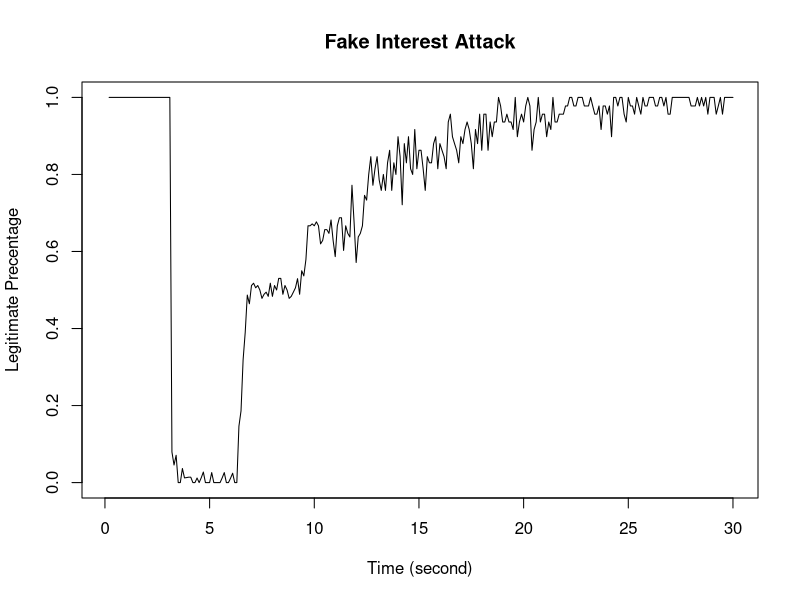

The R source for this figure:
#!/usr/bin/env Rscript

rawData <- readLines("valid.txt")
options(scipen=999)

# Extract Data Data
pattern <- "Fake interests per unit: ([.0-9]*) Valid interests per unit: ([.0-9]*) Good interests per unit: ([.0-9]*)"
result <- regmatches(rawData, gregexpr(pattern, rawData))
result <- result[grep(pattern, result)]

df <- data.frame(time = numeric(length(result)),
                 percent = numeric(length(result)),
                 stringsAsFactors = FALSE)

for (i in 1:length(result)) {
  df$time[i] <- i/10
  numberA <- as.numeric(sub(pattern, "\\1", result[i]))
  numberB <- as.numeric(sub(pattern, "\\2", result[i]))
  numberC <- as.numeric(sub(pattern, "\\3", result[i]))
  df$percent[i] <- numberC / (numberB+numberA)
}

plot(df$time, df$percent, type="l",xlab="Time (second)", ylab="Legitimate Precentage")
title("Fake Interest Attack")